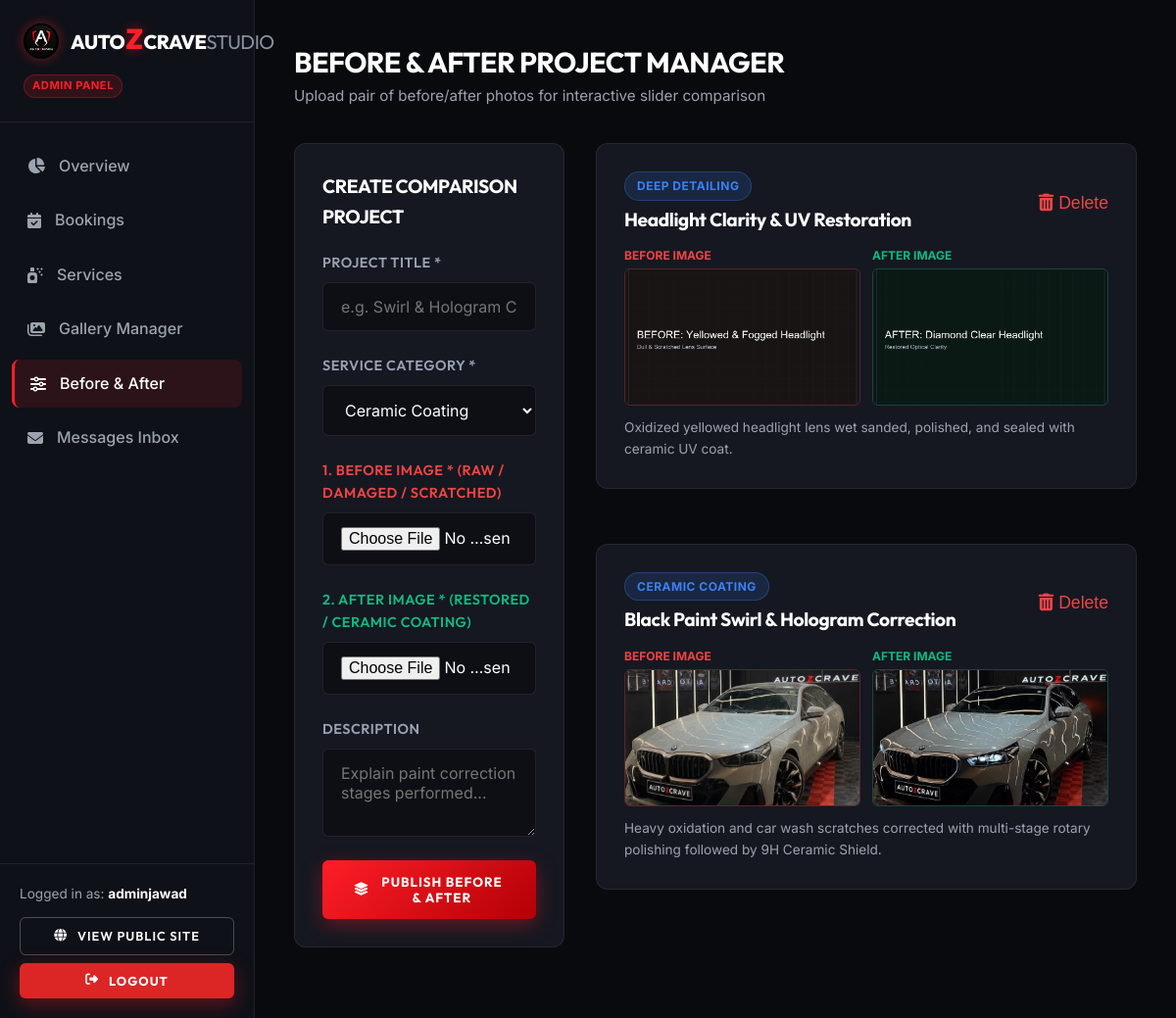
Page /admin/before-after (signed in) on the committed database.
### models/user.py (models this page shows, shortened)
class User(UserMixin, db.Model):
    __tablename__ = 'users'
    id = db.Column(db.Integer, primary_key=True)
    name = db.Column(db.String(100), nullable=False)
    email = db.Column(db.String(120), unique=True, nullable=False, index=True)
    password_hash = db.Column(db.String(256), nullable=False)
    role = db.Column(db.String(20), nullable=False, default='customer')  # 'admin' or 'customer'
    created_at = db.Column(db.DateTime, default=datetime.utcnow)
    def is_admin(self):
        return self.role == 'admin'

### models/before_after.py (models this page shows, shortened)
class BeforeAfterItem(db.Model):
    __tablename__ = 'before_after'
    id = db.Column(db.Integer, primary_key=True)
    title = db.Column(db.String(150), nullable=False)
    before_image = db.Column(db.String(255), nullable=False)
    after_image = db.Column(db.String(255), nullable=False)
    service_category = db.Column(db.String(50), nullable=False)
    description = db.Column(db.Text, nullable=True)
    created_at = db.Column(db.DateTime, default=datetime.utcnow)

### routes/admin.py (the view, shortened to what this page needs)
@admin_bp.route('/before-after', methods=['GET', 'POST'])
@admin_required
def before_after():
    projects = BeforeAfterItem.query.order_by(BeforeAfterItem.created_at.desc()).all()
    categories = ['Ceramic Coating', 'Glass Coating', 'Graphene Coating', 'PPF', 'Deep Detailing', 'General']
    return render_template('admin/before_after.html', projects=projects, categories=categories)

### routes/admin.py (called while the page is built)
def admin_required(f):
    @wraps(f)
    @login_required
    def decorated_function(*args, **kwargs):
        if not current_user.is_admin():
            flash('Admin authorization required.', 'error')
            return redirect(url_for('auth.login'))
        return f(*args, **kwargs)
    return decorated_function

### templates/admin/before_after.html (shortened to what this page needs)
{% extends "admin/base_admin.html" %}
{% block content %}
<div class="admin-header">
    <div>
        <h1 class="admin-page-title">BEFORE & AFTER PROJECT MANAGER</h1>
        <p style="color: var(--admin-muted); font-size: 0.95rem;">Upload pair of before/after photos for interactive slider comparison</p>
    </div>
</div>
<div style="display: grid; grid-template-columns: 1fr 2fr; gap: 32px;">
    <div class="admin-card-box">
        <h3 style="font-size: 1.2rem; margin-bottom: 20px;">CREATE COMPARISON PROJECT</h3>
        <form action="{{ url_for('admin.before_after') }}" method="POST" enctype="multipart/form-data" class="booking-form">
            <div class="form-group">
                <label class="form-label">Project Title *</label>
                <input type="text" name="title" class="form-control" placeholder="e.g. Swirl & Hologram Correction" required>
            </div>
            <div class="form-group">
                <label class="form-label">Service Category *</label>
                <select name="service_category" class="form-select" required>
                    {% for c in categories %}
                    <option value="{{ c }}">{{ c }}</option>
                    {% endfor %}
                </select>
            </div>
            <div class="form-group">
                <label class="form-label" style="color: #ef4444;">1. BEFORE IMAGE * (Raw / Damaged / Scratched)</label>
                <input type="file" name="before_image" class="form-control" accept="image/*" required>
            </div>
            <div class="form-group">
                <label class="form-label" style="color: #10b981;">2. AFTER IMAGE * (Restored / Ceramic Coating)</label>
                <input type="file" name="after_image" class="form-control" accept="image/*" required>
            </div>
            <div class="form-group">
                <label class="form-label">Description</label>
                <textarea name="description" class="form-control" rows="3" placeholder="Explain paint correction stages performed..."></textarea>
            </div>
            <button type="submit" class="btn-primary" style="width: 100%;">
                <i class="fa-solid fa-layer-group"></i> PUBLISH BEFORE & AFTER
            </button>
        </form>
    </div>
    <div>
        <div style="display: flex; flex-direction: column; gap: 24px;">
            {% for project in projects %}
            <div class="admin-card-box">
                <div style="display: flex; justify-content: space-between; align-items: center; margin-bottom: 12px;">
                    <div>
                        <span class="badge badge-confirmed">{{ project.service_category }}</span>
                        <h3 style="font-size: 1.2rem; margin-top: 4px;">{{ project.title }}</h3>
                    </div>
                    <form action="{{ url_for('admin.delete_before_after', project_id=project.id) }}" method="POST" onsubmit="return confirm('Delete this comparison project?');">
                        <button type="submit" style="background: none; border: none; color: #ef4444; cursor: pointer; font-size: 1.1rem;">
                            <i class="fa-solid fa-trash-can"></i> Delete
                        </button>
                    </form>
                </div>
                <div style="display: grid; grid-template-columns: 1fr 1fr; gap: 12px; margin-bottom: 12px;">
                    <div>
                        <div style="font-size: 0.75rem; color: #ef4444; font-weight: 700; margin-bottom: 4px;">BEFORE IMAGE</div>
                        <img src="{{ url_for('static', filename=project.before_image) }}" alt="BEFORE" style="width: 100%; height: 140px; object-fit: cover; border-radius: 6px; border: 1px solid rgba(239, 68, 68, 0.3);">
                    </div>
                    <div>
                        <div style="font-size: 0.75rem; color: #10b981; font-weight: 700; margin-bottom: 4px;">AFTER IMAGE</div>
                        <img src="{{ url_for('static', filename=project.after_image) }}" alt="AFTER" style="width: 100%; height: 140px; object-fit: cover; border-radius: 6px; border: 1px solid rgba(16, 185, 129, 0.3);">
                    </div>
                </div>
                {% if project.description %}
                <p style="font-size: 0.85rem; color: var(--admin-muted);">{{ project.description }}</p>
                {% endif %}
            </div>
            {% else %}
            <div class="admin-card-box" style="text-align: center; color: var(--admin-muted); padding: 40px;">
                No comparison projects published yet.
            </div>
            {% endfor %}
        </div>
    </div>
</div>
{% endblock %}

### templates/admin/base_admin.html (shortened to what this page needs)
<!DOCTYPE html>
<html lang="en">
<head>
    <link rel="stylesheet" href="https://cdnjs.cloudflare.com/ajax/libs/font-awesome/6.4.0/css/all.min.css">
    <link rel="stylesheet" href="{{ url_for('static', filename='css/style.css') }}">
    <link rel="stylesheet" href="{{ url_for('static', filename='css/admin.css') }}">
</head>
<body class="admin-body">
    <aside class="admin-sidebar">
        <div class="admin-sidebar-header">
            <a href="{{ url_for('admin.dashboard') }}" class="brand-logo" style="font-size: 1.25rem;">
                <img src="{{ url_for('static', filename='images/logo.jpg') }}" alt="AutozCraveStudio Logo" class="brand-logo-img" style="height: 36px;">
                <span>Auto<span class="z-red">Z</span>Crave<span class="studio-gray">Studio</span></span>
            </a>
            <span style="display:inline-block; font-size:0.7rem; color:var(--red-z); background:rgba(255,30,39,0.15); border:1px solid rgba(255,30,39,0.3); padding:2px 8px; border-radius:50px; font-weight:700; margin-top:8px; letter-spacing:0.5px;">ADMIN PANEL</span>
        </div>
        <nav class="admin-nav">
            <a href="{{ url_for('admin.dashboard') }}" class="admin-nav-item {% if request.endpoint == 'admin.dashboard' %}active{% endif %}">
                <i class="fa-solid fa-chart-pie"></i> Overview
            </a>
            <a href="{{ url_for('admin.bookings') }}" class="admin-nav-item {% if request.endpoint == 'admin.bookings' %}active{% endif %}">
                <i class="fa-solid fa-calendar-check"></i> Bookings
            </a>
            <a href="{{ url_for('admin.services') }}" class="admin-nav-item {% if request.endpoint == 'admin.services' %}active{% endif %}">
                <i class="fa-solid fa-spray-can-sparkles"></i> Services
            </a>
            <a href="{{ url_for('admin.gallery') }}" class="admin-nav-item {% if request.endpoint == 'admin.gallery' %}active{% endif %}">
                <i class="fa-solid fa-images"></i> Gallery Manager
            </a>
            <a href="{{ url_for('admin.before_after') }}" class="admin-nav-item {% if request.endpoint == 'admin.before_after' %}active{% endif %}">
                <i class="fa-solid fa-sliders"></i> Before & After
            </a>
            <a href="{{ url_for('admin.messages') }}" class="admin-nav-item {% if request.endpoint == 'admin.messages' %}active{% endif %}">
                <i class="fa-solid fa-envelope"></i> Messages Inbox
            </a>
        </nav>
        <div class="admin-sidebar-footer">
            <div style="font-size: 0.85rem; color: var(--admin-muted); margin-bottom: 12px;">
                Logged in as: <strong style="color:#fff;">{{ current_user.name }}</strong>
            </div>
            <a href="{{ url_for('main.index') }}" class="btn-outline" target="_blank" style="width: 100%; padding: 8px 14px; font-size: 0.8rem; margin-bottom: 8px;">
                <i class="fa-solid fa-globe"></i> View Public Site
            </a>
            <a href="{{ url_for('auth.logout') }}" class="btn-primary" style="width: 100%; padding: 8px 14px; font-size: 0.8rem; background: #dc2626;">
                <i class="fa-solid fa-right-from-bracket"></i> Logout
            </a>
        </div>
    </aside>
    <main class="admin-main">
        {% block content %}{% endblock %}
    </main>
</body>
</html>

### static/css/style.css (style rules this page uses)
:root { --bg-dark: #0a0b0e; --bg-surface: #11131a; --bg-card: rgba(20, 24, 34, 0.75); --bg-card-hover: rgba(28, 33, 46, 0.85); --border-color: rgba(255, 255, 255, 0.08); --border-accent: rgba(255, 30, 39, 0.4); --text-main: #ffffff; --text-muted: #9aa1b2; --text-subtle: #6c758d; --red-z: #ff1e27; --red-glow: rgba(255, 30, 39, 0.45); --red-gradient: linear-gradient(135deg, #ff1e27 0%, #b30006 100%); --font-heading: 'Outfit', 'Montserrat', -apple-system, sans-serif; --font-body: 'Inter', -apple-system, sans-serif; --radius-sm: 6px; --radius-md: 12px; --radius-lg: 20px; --transition: all 0.3s cubic-bezier(0.16, 1, 0.3, 1); }
*, *::before, *::after { box-sizing: border-box; margin: 0; padding: 0; }
html { scroll-behavior: smooth; font-size: 16px; }
body { background-color: var(--bg-dark); color: var(--text-main); font-family: var(--font-body); line-height: 1.6; overflow-x: hidden; min-height: 100vh; display: flex; flex-direction: column; }
h1, h2, h3, h4, h5, h6 { font-family: var(--font-heading); font-weight: 700; letter-spacing: -0.02em; color: var(--text-main); }
a { color: inherit; text-decoration: none; transition: var(--transition); }
img { max-width: 100%; height: auto; display: block; }
.brand-logo { font-family: var(--font-heading); font-size: 1.6rem; font-weight: 800; letter-spacing: -0.5px; text-transform: uppercase; color: #ffffff; display: inline-flex; align-items: center; gap: 12px; margin-right: 40px; }
.brand-logo-img { height: 44px; width: auto; border-radius: 50%; box-shadow: 0 0 12px var(--red-glow); transition: transform 0.3s ease; }
.brand-logo .z-red { color: var(--red-z); text-shadow: 0 0 12px var(--red-glow); font-size: 1.8rem; line-height: 1; margin: 0 1px; }
.brand-logo .studio-gray { color: #8a91a4; font-weight: 400; }
.btn-primary { display: inline-flex; align-items: center; justify-content: center; gap: 10px; background: var(--red-gradient); color: #ffffff; font-family: var(--font-heading); font-weight: 700; text-transform: uppercase; letter-spacing: 1px; padding: 14px 32px; border-radius: var(--radius-sm); border: none; cursor: pointer; box-shadow: 0 6px 20px rgba(255, 30, 39, 0.35); transition: var(--transition); }
.btn-outline { display: inline-flex; align-items: center; justify-content: center; gap: 10px; background: transparent; color: #ffffff; font-family: var(--font-heading); font-weight: 600; text-transform: uppercase; letter-spacing: 1px; padding: 13px 30px; border-radius: var(--radius-sm); border: 1px solid rgba(255, 255, 255, 0.25); cursor: pointer; transition: var(--transition); }
.booking-form { display: flex; flex-direction: column; gap: 24px; }
.form-group { display: flex; flex-direction: column; gap: 8px; }
.form-label { font-family: var(--font-heading); font-size: 0.9rem; font-weight: 600; text-transform: uppercase; letter-spacing: 0.5px; color: var(--text-muted); }
.form-control, .form-select { width: 100%; padding: 14px 18px; background: rgba(10, 11, 14, 0.6); border: 1px solid var(--border-color); border-radius: var(--radius-sm); color: var(--text-main); font-family: var(--font-body); font-size: 1rem; transition: var(--transition); }

### rows in the picture
User: name "adminjawad"
BeforeAfterItem: service_category "DEEP DETAILING", title "Headlight Clarity & UV Restoration", before_image (picture), after_image (picture), description "Oxidized yellowed headlight lens wet sanded, polished, and sealed with ceramic UV coat."
BeforeAfterItem: service_category "CERAMIC COATING", title "Black Paint Swirl & Hologram Correction", before_image (picture), after_image (picture), description "Heavy oxidation and car wash scratches corrected with multi-stage rotary polishing followed by 9H Ceramic Shield."

### other values in the picture
form field service_category "Ceramic Coating"
